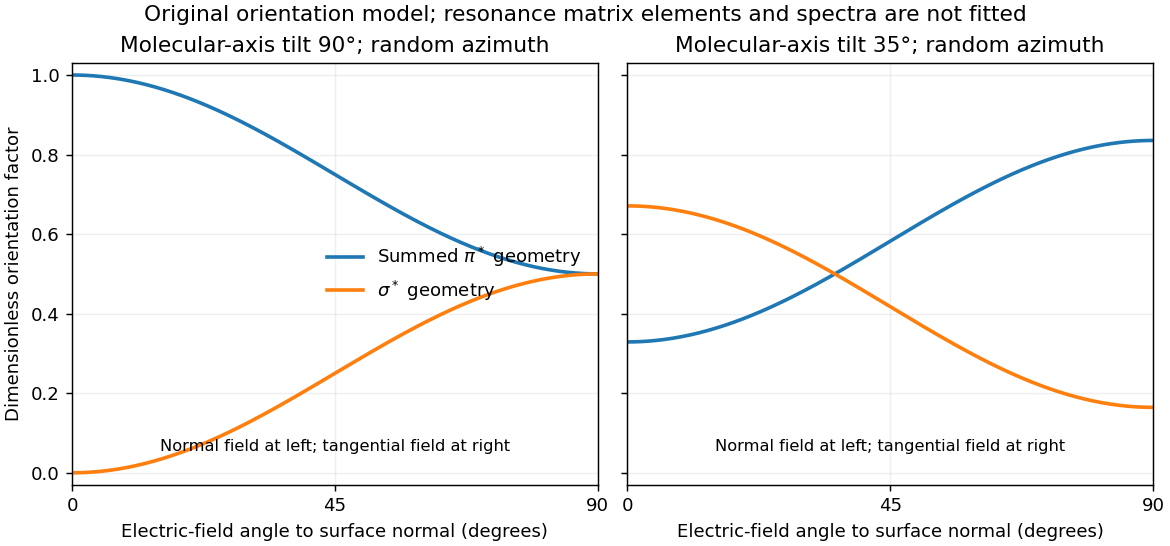

This chart was generated by the following Python code:
"""Ideal dipole factors for stipulated orientations; no source spectra are copied."""
from pathlib import Path

import matplotlib.pyplot as plt
import numpy as np


def main():
    angle = np.linspace(0, 90, 361)
    alpha = np.deg2rad(angle)
    fig, axes = plt.subplots(1, 2, figsize=(9, 4.2), sharey=True, layout="constrained")
    for ax, tilt in zip(axes, [90, 35]):
        beta = np.deg2rad(tilt)
        sigma = np.cos(beta)**2*np.cos(alpha)**2+.5*np.sin(beta)**2*np.sin(alpha)**2
        pi = 1-sigma
        ax.plot(angle, pi, label=r"Summed $\pi^*$ geometry", color="tab:blue", lw=2)
        ax.plot(angle, sigma, label=r"$\sigma^*$ geometry", color="tab:orange", lw=2)
        ax.set(xlabel="Electric-field angle to surface normal (degrees)",
               title=f"Molecular-axis tilt {tilt}°; random azimuth", xlim=(0, 90), ylim=(-.03, 1.03))
        ax.set_xticks([0, 45, 90]); ax.grid(alpha=.2)
        ax.text(.5, .08, "Normal field at left; tangential field at right",
                transform=ax.transAxes, ha="center", fontsize=9)
    axes[0].set_ylabel("Dimensionless orientation factor")
    axes[0].legend(loc="center right", frameon=False)
    fig.suptitle("Original orientation model; resonance matrix elements and spectra are not fitted")
    fig.savefig(Path(__file__).with_suffix(".png").name, dpi=130, facecolor="white")
    plt.close(fig)


if __name__ == "__main__":
    main()
